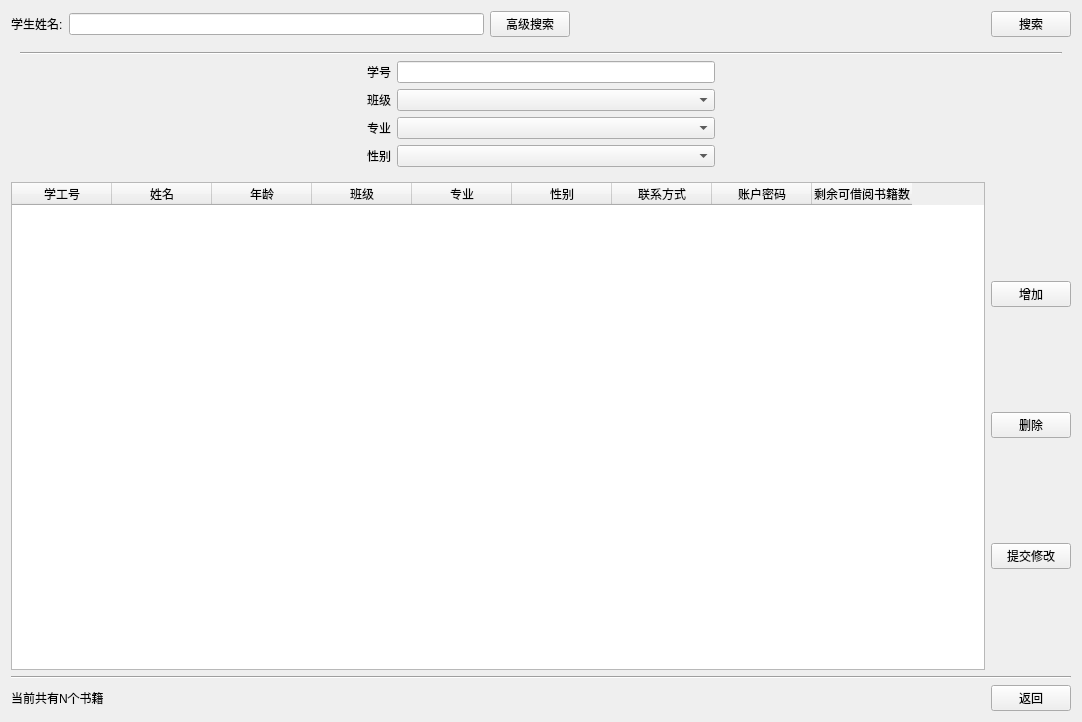
<?xml version="1.0" encoding="UTF-8"?>
<ui version="4.0">
 <class>Form</class>
 <widget class="QWidget" name="Form">
  <property name="geometry">
   <rect>
    <x>0</x>
    <y>0</y>
    <width>1082</width>
    <height>722</height>
   </rect>
  </property>
  <property name="windowTitle">
   <string>学生管理</string>
  </property>
  <layout class="QVBoxLayout" name="verticalLayout_3">
   <item>
    <layout class="QVBoxLayout" name="verticalLayout_2">
     <item>
      <layout class="QHBoxLayout" name="horizontalLayout_7">
       <item>
        <widget class="QLabel" name="label_2">
         <property name="text">
          <string>学生姓名:</string>
         </property>
        </widget>
       </item>
       <item>
        <widget class="QLineEdit" name="studentNameEdit">
         <property name="placeholderText">
          <string/>
         </property>
        </widget>
       </item>
       <item>
        <widget class="QPushButton" name="advancedSearchButton">
         <property name="text">
          <string>高级搜索</string>
         </property>
        </widget>
       </item>
       <item>
        <spacer name="horizontalSpacer_3">
         <property name="orientation">
          <enum>Qt::Horizontal</enum>
         </property>
         <property name="sizeHint" stdset="0">
          <size>
           <width>40</width>
           <height>20</height>
          </size>
         </property>
        </spacer>
       </item>
       <item>
        <widget class="QPushButton" name="searchButton">
         <property name="sizePolicy">
          <sizepolicy hsizetype="Fixed" vsizetype="Fixed">
           <horstretch>32</horstretch>
           <verstretch>32</verstretch>
          </sizepolicy>
         </property>
         <property name="toolTip">
          <string>搜索</string>
         </property>
         <property name="styleSheet">
          <string notr="true"/>
         </property>
         <property name="text">
          <string>搜索</string>
         </property>
         <property name="flat">
          <bool>false</bool>
         </property>
        </widget>
       </item>
      </layout>
     </item>
     <item>
      <widget class="QWidget" name="widget" native="true">
       <layout class="QHBoxLayout" name="horizontalLayout_6">
        <item>
         <layout class="QVBoxLayout" name="verticalLayout_4">
          <item>
           <widget class="Line" name="line_3">
            <property name="orientation">
             <enum>Qt::Horizontal</enum>
            </property>
           </widget>
          </item>
          <item>
           <layout class="QHBoxLayout" name="horizontalLayout_5">
            <item>
             <spacer name="horizontalSpacer_2">
              <property name="orientation">
               <enum>Qt::Horizontal</enum>
              </property>
              <property name="sizeHint" stdset="0">
               <size>
                <width>40</width>
                <height>20</height>
               </size>
              </property>
             </spacer>
            </item>
            <item>
             <layout class="QVBoxLayout" name="verticalLayout_5">
              <item>
               <layout class="QHBoxLayout" name="horizontalLayout_4">
                <item>
                 <layout class="QVBoxLayout" name="verticalLayout_6">
                  <item>
                   <widget class="QLabel" name="label_1">
                    <property name="text">
                     <string>学号</string>
                    </property>
                   </widget>
                  </item>
                  <item>
                   <widget class="QLabel" name="label_3">
                    <property name="text">
                     <string>班级</string>
                    </property>
                   </widget>
                  </item>
                  <item>
                   <widget class="QLabel" name="label">
                    <property name="text">
                     <string>专业</string>
                    </property>
                   </widget>
                  </item>
                  <item>
                   <widget class="QLabel" name="label_4">
                    <property name="text">
                     <string>性别</string>
                    </property>
                   </widget>
                  </item>
                 </layout>
                </item>
                <item>
                 <layout class="QVBoxLayout" name="verticalLayout_7">
                  <item>
                   <widget class="QLineEdit" name="userNameEdit"/>
                  </item>
                  <item>
                   <widget class="QComboBox" name="classBox">
                    <item>
                     <property name="text">
                      <string/>
                     </property>
                    </item>
                    <item>
                     <property name="text">
                      <string>男</string>
                     </property>
                    </item>
                    <item>
                     <property name="text">
                      <string>女</string>
                     </property>
                    </item>
                   </widget>
                  </item>
                  <item>
                   <widget class="QComboBox" name="majorBox">
                    <item>
                     <property name="text">
                      <string/>
                     </property>
                    </item>
                    <item>
                     <property name="text">
                      <string>男</string>
                     </property>
                    </item>
                    <item>
                     <property name="text">
                      <string>女</string>
                     </property>
                    </item>
                   </widget>
                  </item>
                  <item>
                   <widget class="QComboBox" name="sexBox">
                    <item>
                     <property name="text">
                      <string/>
                     </property>
                    </item>
                    <item>
                     <property name="text">
                      <string>男</string>
                     </property>
                    </item>
                    <item>
                     <property name="text">
                      <string>女</string>
                     </property>
                    </item>
                   </widget>
                  </item>
                 </layout>
                </item>
               </layout>
              </item>
             </layout>
            </item>
            <item>
             <spacer name="horizontalSpacer_4">
              <property name="orientation">
               <enum>Qt::Horizontal</enum>
              </property>
              <property name="sizeHint" stdset="0">
               <size>
                <width>40</width>
                <height>20</height>
               </size>
              </property>
             </spacer>
            </item>
           </layout>
          </item>
         </layout>
        </item>
       </layout>
      </widget>
     </item>
     <item>
      <layout class="QHBoxLayout" name="horizontalLayout">
       <item>
        <widget class="QTableWidget" name="informationTable">
         <property name="editTriggers">
          <set>QAbstractItemView::DoubleClicked</set>
         </property>
         <column>
          <property name="text">
           <string>学工号</string>
          </property>
         </column>
         <column>
          <property name="text">
           <string>姓名</string>
          </property>
         </column>
         <column>
          <property name="text">
           <string>年龄</string>
          </property>
         </column>
         <column>
          <property name="text">
           <string>班级</string>
          </property>
         </column>
         <column>
          <property name="text">
           <string>专业</string>
          </property>
         </column>
         <column>
          <property name="text">
           <string>性别</string>
          </property>
         </column>
         <column>
          <property name="text">
           <string>联系方式</string>
          </property>
         </column>
         <column>
          <property name="text">
           <string>账户密码</string>
          </property>
         </column>
         <column>
          <property name="text">
           <string>剩余可借阅书籍数</string>
          </property>
         </column>
        </widget>
       </item>
       <item>
        <layout class="QVBoxLayout" name="verticalLayout">
         <item>
          <widget class="QPushButton" name="addStudentButton">
           <property name="text">
            <string>增加</string>
           </property>
          </widget>
         </item>
         <item>
          <widget class="QPushButton" name="deleteStudentButton">
           <property name="text">
            <string>删除</string>
           </property>
          </widget>
         </item>
         <item>
          <widget class="QPushButton" name="submitButton">
           <property name="text">
            <string>提交修改</string>
           </property>
          </widget>
         </item>
        </layout>
       </item>
      </layout>
     </item>
     <item>
      <widget class="Line" name="line_2">
       <property name="orientation">
        <enum>Qt::Horizontal</enum>
       </property>
      </widget>
     </item>
     <item>
      <layout class="QHBoxLayout" name="horizontalLayout_3">
       <item>
        <widget class="QLabel" name="searchInformationLabel">
         <property name="text">
          <string>当前共有N个书籍</string>
         </property>
        </widget>
       </item>
       <item>
        <spacer name="horizontalSpacer">
         <property name="orientation">
          <enum>Qt::Horizontal</enum>
         </property>
         <property name="sizeHint" stdset="0">
          <size>
           <width>40</width>
           <height>20</height>
          </size>
         </property>
        </spacer>
       </item>
       <item>
        <widget class="QPushButton" name="backButton">
         <property name="text">
          <string>返回</string>
         </property>
        </widget>
       </item>
      </layout>
     </item>
    </layout>
   </item>
  </layout>
 </widget>
 <resources/>
 <connections/>
</ui>
